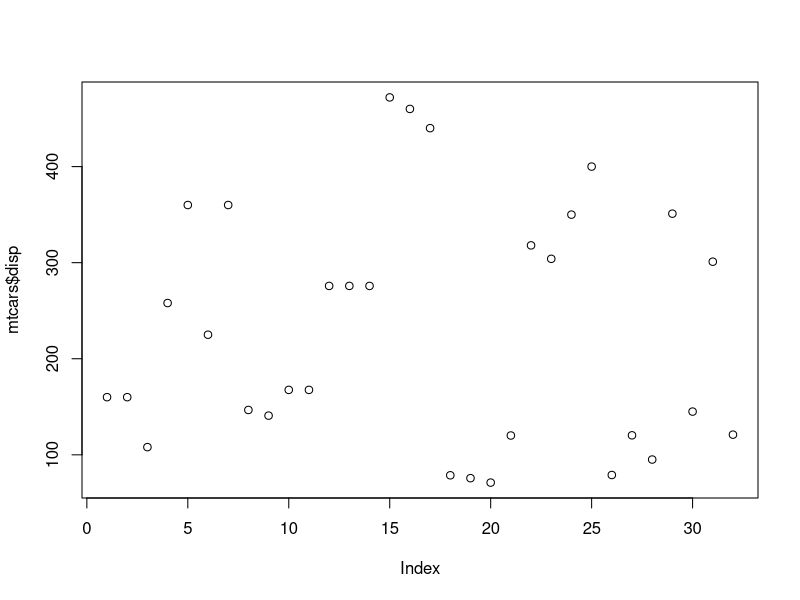

Generate this figure with R:
## ---- chunk 1
#install.packages("car") Always add as a comment before knitting
library(car)
data <-- mtcars
plot(mtcars$disp)
